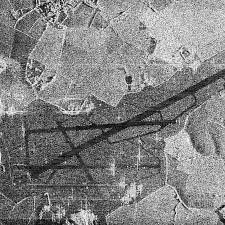
#> input picture 3_Binarization_Edges/sar_3.jpg, 225 x 225 px
$ jupyter execute IP_lab3.ipynb   (older library calls are emulated)
#> lines starting #> are read from the running program, lines starting #| are printed output that depends on the picture; after the words box and inside, x2 and y2 are one past the last pixel; in counts of white or black regions, pixels touching at a corner belong together
[cell 1]
# 1. Для изображения sar_3.jpg найти наиболее протяженный участок (выделить линии при помощи преобразования Хафа)
# 2. Для изображения sar_3.jpg провести исследование алгоритмов бинаризации, выделить участок дорожной полосы.

import numpy as np
import cv2
import matplotlib.pyplot as plt
import copy
import math

# 1. Выделить наиболее протяженный участок при помощи преобразования Хафа

[cell 2]
image = cv2.imread('sar_3.jpg')
#> image is the input picture: shape (225, 225, 3); min 0, max 255, mean 130.6
image_gray = cv2.cvtColor(image, cv2.COLOR_BGR2GRAY)

blur = cv2.GaussianBlur(image_gray,(9,9),0)
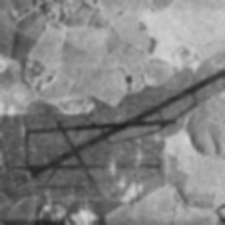
#> blur: shape (225, 225); min 32, max 212, mean 130.6

canny = cv2.Canny(blur, 150, 250, apertureSize=5)
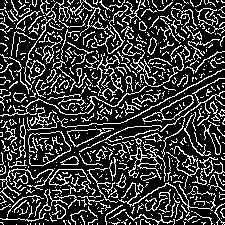
#> canny: shape (225, 225); 23.1% white in thin lines or dots
lines = cv2.HoughLines(canny, 1, np.pi / 180, 140)
#> lines = [[172, 1.08]]
if lines is not None:
    for i in range(0, len(lines)):
        rho = lines[i][0][0]
        theta = lines[i][0][1]
        a = math.cos(theta)
        b = math.sin(theta)
        x0 = a * rho
        y0 = b * rho
        pt1 = (int(x0 + 1000 * (-b)), int(y0 + 1000 * a))
        pt2 = (int(x0 - 1000 * (-b)), int(y0 - 1000 * a))
        cv2.line(image, pt1, pt2, (0, 0, 255), 2, cv2.LINE_AA)
#> this loop made 1 pass
#> (rho, theta, a, b, x0, y0, pt1, pt2) on pass 1: (172, 1.08, 0.469, 0.883, 80.75, 151.9, (-802, 621), (963, -317))
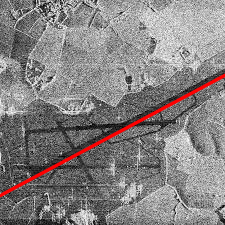
#> image: shape (225, 225, 3); 2.34% of pixels changed, all inside (x1, y1, x2, y2) = (0, 73, 225, 198)

plt.imshow(image, cmap='gray')
plt.title('Hough Transform')
plt.show()

# 2. Алгоритмы бинаризации

[cell 3]
bin_img = copy.deepcopy(image_gray)
T  = 70
bin_img[image_gray < T] = 0
#> bin_img: shape (225, 225); min 0, max 255, mean 124.6
bin_img[image_gray >= T] = 255
#> bin_img: shape (225, 225); 87.7% white; black in thin lines or dots
plt.imshow(bin_img, cmap='gray')
plt.show()
print("алгоритм с лучшим результатом из использованных")

[cell 4]
_, th2 = cv2.threshold(image_gray, 0, 255, cv2.THRESH_BINARY | cv2.THRESH_OTSU)
#> th2: shape (225, 225); 51.4% white; 1013 black regions (974 under 20 px), largest, box (x1, y1, x2, y2) and area: (0, 64, 225, 225) 17840, (0, 0, 59, 90) 2187, (167, 173, 214, 212) 328
plt.title("Otsu's Binarization")
plt.axis('off')
plt.imshow(th2, cmap='gray')

[cell 5]
th3 = cv2.adaptiveThreshold(image_gray, 255, cv2.ADAPTIVE_THRESH_GAUSSIAN_C, cv2.THRESH_BINARY, 71, 11)
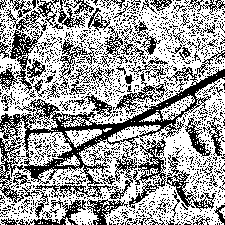
#> th3: shape (225, 225); 61.9% white; black in thin lines or dots
plt.imshow(th3, cmap='gray')
plt.title('Adaptive binarization')
plt.axis('off')
plt.show()

[cell 6]
scale = 1
delta = 0
ddepth = cv2.CV_16S
#> ddepth = 3
grad_x = cv2.Sobel(image_gray, ddepth, 1, 0, ksize=3, scale=scale, delta=delta, borderType=cv2.BORDER_DEFAULT)
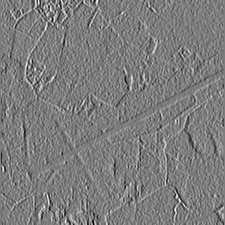
#> grad_x: shape (225, 225) int16; min -688, max 718, mean 1.2; drawn with min black and max white
grad_y = cv2.Sobel(image_gray, ddepth, 0, 1, ksize=3, scale=scale, delta=delta, borderType=cv2.BORDER_DEFAULT)
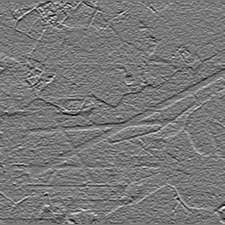
#> grad_y: shape (225, 225) int16; min -631, max 700, mean -1.6; drawn with min black and max white
abs_grad_x = cv2.convertScaleAbs(grad_x)
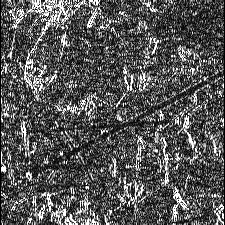
#> abs_grad_x: shape (225, 225); min 0, max 255, mean 86.1
abs_grad_y = cv2.convertScaleAbs(grad_y)
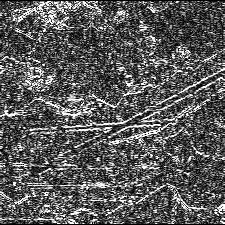
#> abs_grad_y: shape (225, 225); min 0, max 255, mean 90.2

# plt.imshow((grad_x - grad_x.min())*255, cmap='gray')
plt.imshow(abs_grad_x, cmap='gray')
plt.title('Sobel: X')
plt.axis('off')
plt.show()

[cell 7]
# plt.imshow((grad_y - grad_y.min())*255, cmap='gray')
plt.imshow(abs_grad_y, cmap='gray')
plt.title('Sobel: Y')
plt.axis('off')
plt.show()

[cell 8]
grad = cv2.addWeighted(abs_grad_x, 0.5, abs_grad_y, 0.5, 0)
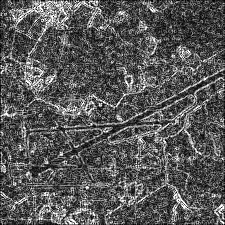
#> grad: shape (225, 225); min 0, max 255, mean 88.2
plt.title('Sobel')
plt.axis('off')
plt.imshow((grad - grad.min()) * 255, cmap='gray')
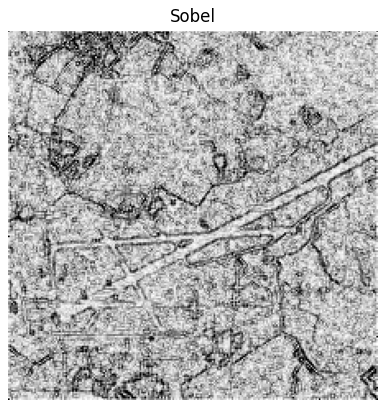
#> figure drawn by matplotlib, 1 panel

$ run again, with 3_Binarization_Edges/sar_0.jpg copied over 3_Binarization_Edges/sar_3.jpg
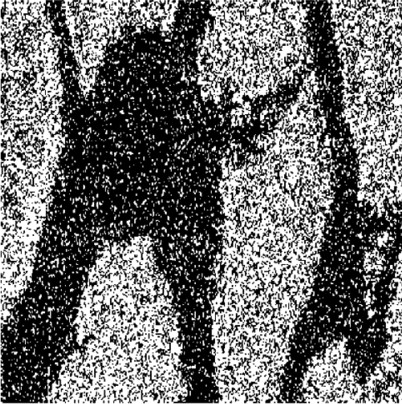
#> input picture 3_Binarization_Edges/sar_0.jpg, 402 x 404 px
#> image is the input picture: shape (404, 402, 3); min 0, max 255, mean 108.3
#> `canny = cv2.Canny(blur, 150, 250, apertureSize=5)`:
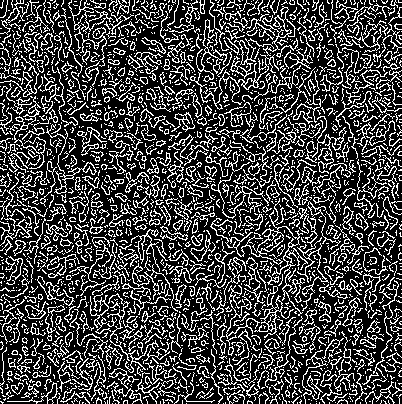
#> canny: shape (404, 402); 26.2% white in thin lines or dots
#> lines = 1062 rows, first 8: [284, 0.785], [276, 0.785], [296, 0.785], [8, 2.36], [303, 0.785], [269, 0.785], [293, 0.785], [-13, 2.36]
#> the loop `for i in range(0, len(lines)):` made 1062 passes
#> (rho, theta, a, x0, y0, pt1, pt2) on passes 1 to 3: (284, 0.785, 0.707, 200.8, 200.8, (-506, 907), (907, -506)), (276, 0.785, 0.707, 195.2, 195.2, (-511, 902), (902, -511)), (296, 0.785, 0.707, 209.3, 209.3, (-497, 916), (916, -497))
#> th2: shape (404, 402); 42.8% white; 1833 white regions (1780 under 20 px), largest, box (x1, y1, x2, y2) and area: (0, 0, 402, 404) 42448, (327, 0, 402, 218) 7319, (195, 0, 310, 128) 6465
#> th3: shape (404, 402); 46.5% white; 1604 white regions (1370 under 20 px), largest, box (x1, y1, x2, y2) and area: (0, 0, 402, 404) 47038, (327, 0, 402, 219) 7085, (58, 0, 180, 101) 3460
#> ddepth = 3
#> `[cell 8] grad = cv2.addWeighted(abs_grad_x, 0.5, abs_grad_y, 0.5, 0) p..`:
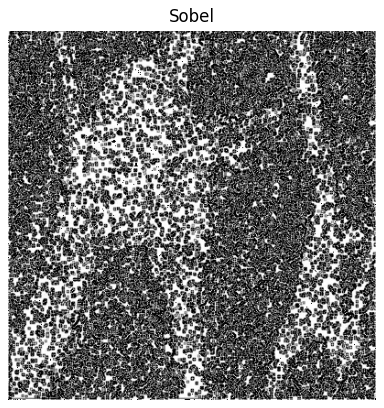
#> figure drawn by matplotlib, 1 panel

$ run again, with 3_Binarization_Edges/sar_2.jpg copied over 3_Binarization_Edges/sar_3.jpg
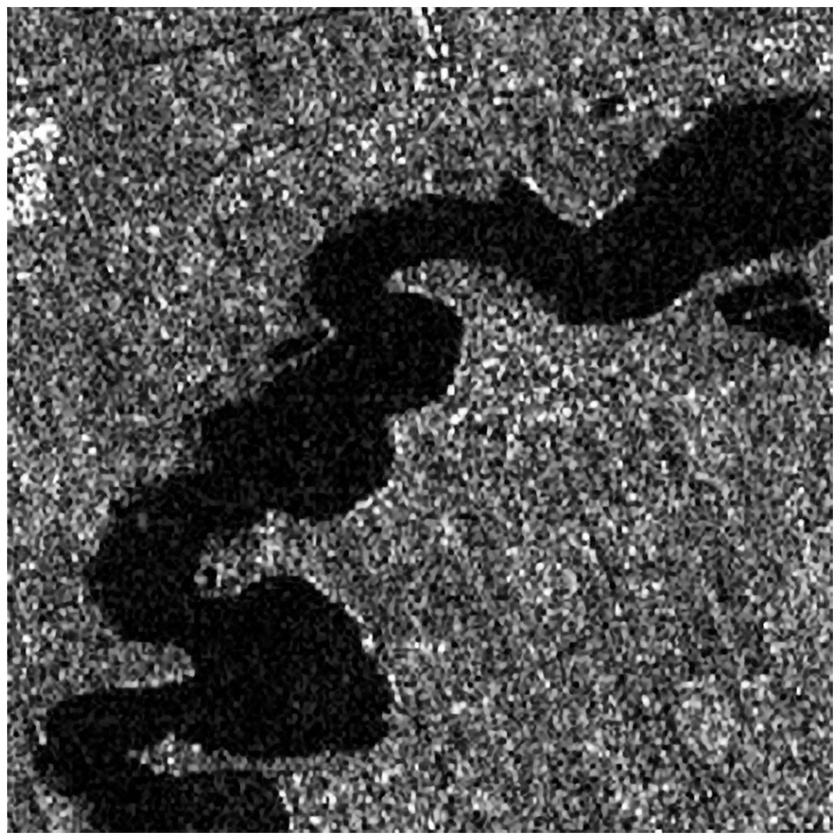
#> input picture 3_Binarization_Edges/sar_2.jpg, 840 x 840 px, shrunk from 1200 x 1199 before the run
#> image is the input picture: shape (840, 840, 3); min 0, max 255, mean 78.8
#> canny: shape (840, 840); 21.4% white in thin lines or dots
#> the loop `for i in range(0, len(lines)):` made 22246 passes
#> (rho, theta, a, b, x0, y0, pt1, pt2) on passes 1 to 3: (7, 0, 1, 0, 7, 0, (7, 1000), (7, -1000)), (832, 1.57, -4.37e-08, 1, -3.64e-05, 832, (-1000, 831), (999, 832)), (7, 1.57, -4.37e-08, 1, -3.06e-07, 7, (-1000, 6), (999, 7))
#> th2: shape (840, 840); 35.9% white; 1119 white regions (497 under 20 px), largest, box (x1, y1, x2, y2) and area: (0, 0, 840, 840) 160386, (191, 26, 330, 150) 5573, (131, 173, 252, 322) 4950
#> th3: shape (840, 840); 58.7% white; 1476 black regions (862 under 20 px), largest, box (x1, y1, x2, y2) and area: (7, 434, 833, 833) 45773, (7, 7, 421, 434) 41714, (467, 7, 833, 258) 23874
#> ddepth = 3
#> `[cell 8] grad = cv2.addWeighted(abs_grad_x, 0.5, abs_grad_y, 0.5, 0) p..`:
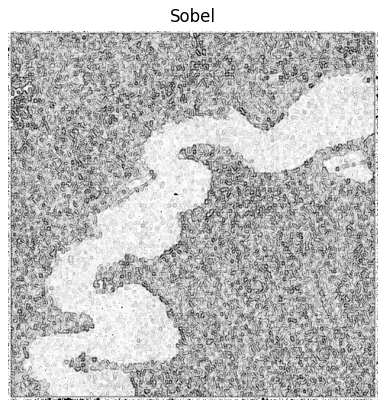
#> figure drawn by matplotlib, 1 panel
